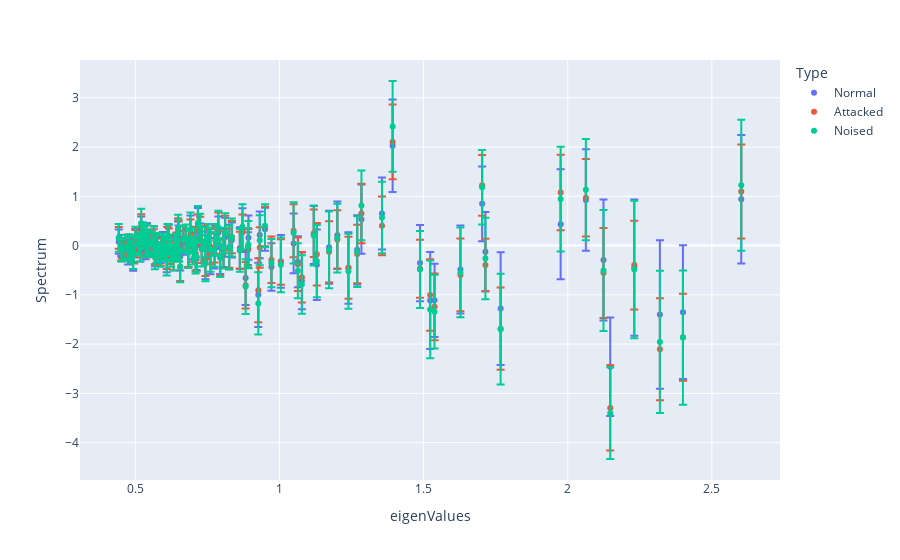
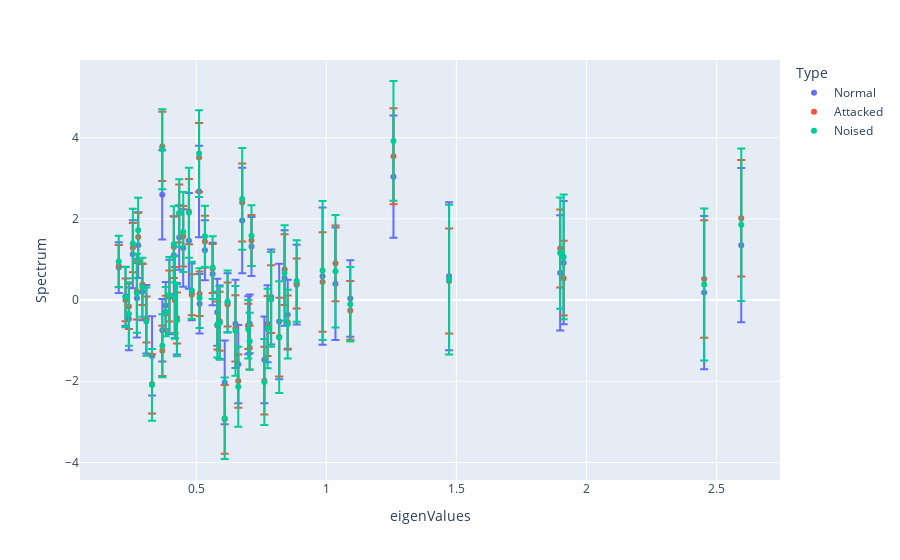
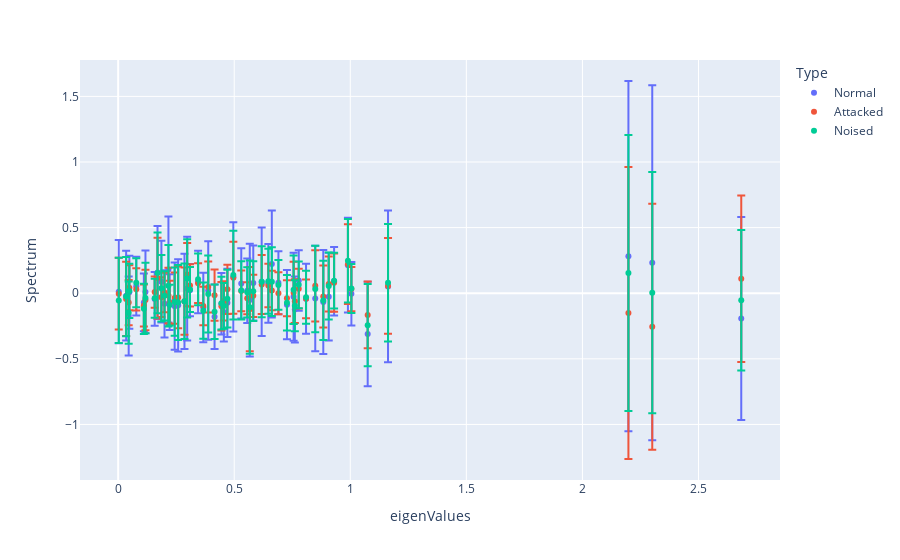

The notebook cell these images were saved under, in order:
### Markdown cell above
## Layer-wise average plots

### Code cell
import pandas as pd 
import plotly.express as px



base = 0
for i in range(len(arch)-1):
    inDim = arch[i]
    df = pd.DataFrame({'eigenValues': [], 'Spectrum': [], 'Error':[],'Type' :[]})
    print("Layer : ",i," In : ", arch[i], " Out :",arch[i+1])
    for alter,color in enumerate(['Normal','Attacked','Noised']):
        
        projections = activ[alter][:,base:(base+inDim)]@V[i]
        #Standard deviation error 
        dataset = pd.DataFrame({'eigenValues': S[i], 'Spectrum': projections.mean(dim=0), 'Error':projections.std(dim=0),'Type' :color})
        #Linfinity error 
        #dataset = pd.DataFrame({'eigenValues': eigenValues[i], 'Spectrum': projections.mean(dim=0), 'Error':(projections.max(dim=0)[0]-projections.min(dim=0)[0])/2,'Type' :color})
        
        df = pd.concat([df,dataset])
        
        
        #plt.scatter(eigenValues[i],projections.mean(dim=0),color=color)
        #plt.scatter(range(len(eigenValues[i])),projections.mean(dim=0),color=color)
        
    fig = px.scatter(df, x="eigenValues", y="Spectrum", error_y="Error",color ="Type")
        
    fig.show()
        
        
    plt.show()
        
    base+=inDim
